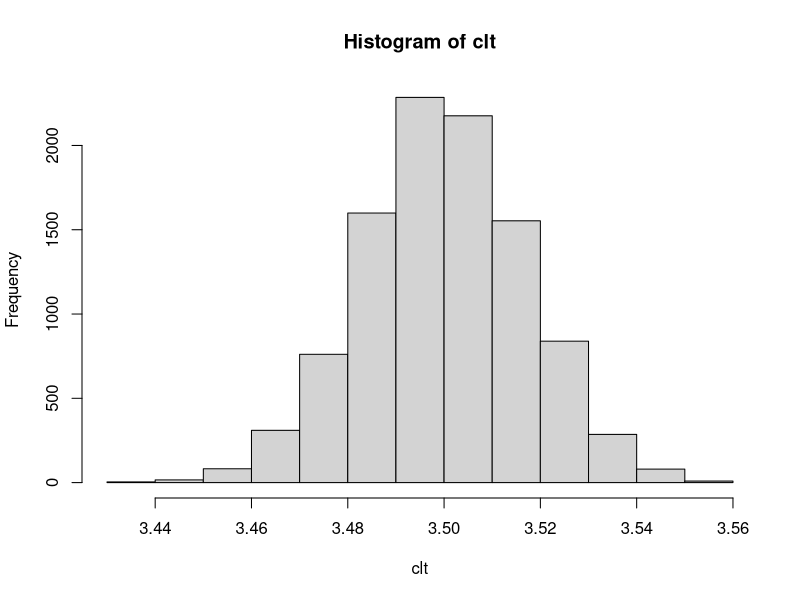

Source code (R): (Note: this script raises an error after producing the figure.)
mdice=NULL
jess=function(x,y){
for(i in 1:y){
dice<-sample(c(1,2,3,4,5,6),size=x,rep=T)
mdice[i]<-mean(dice)
}
return(mdice)
}

clt=jess(10000,10000)
hist(clt)

a=jess(100000)
plot(a)
hist(a)